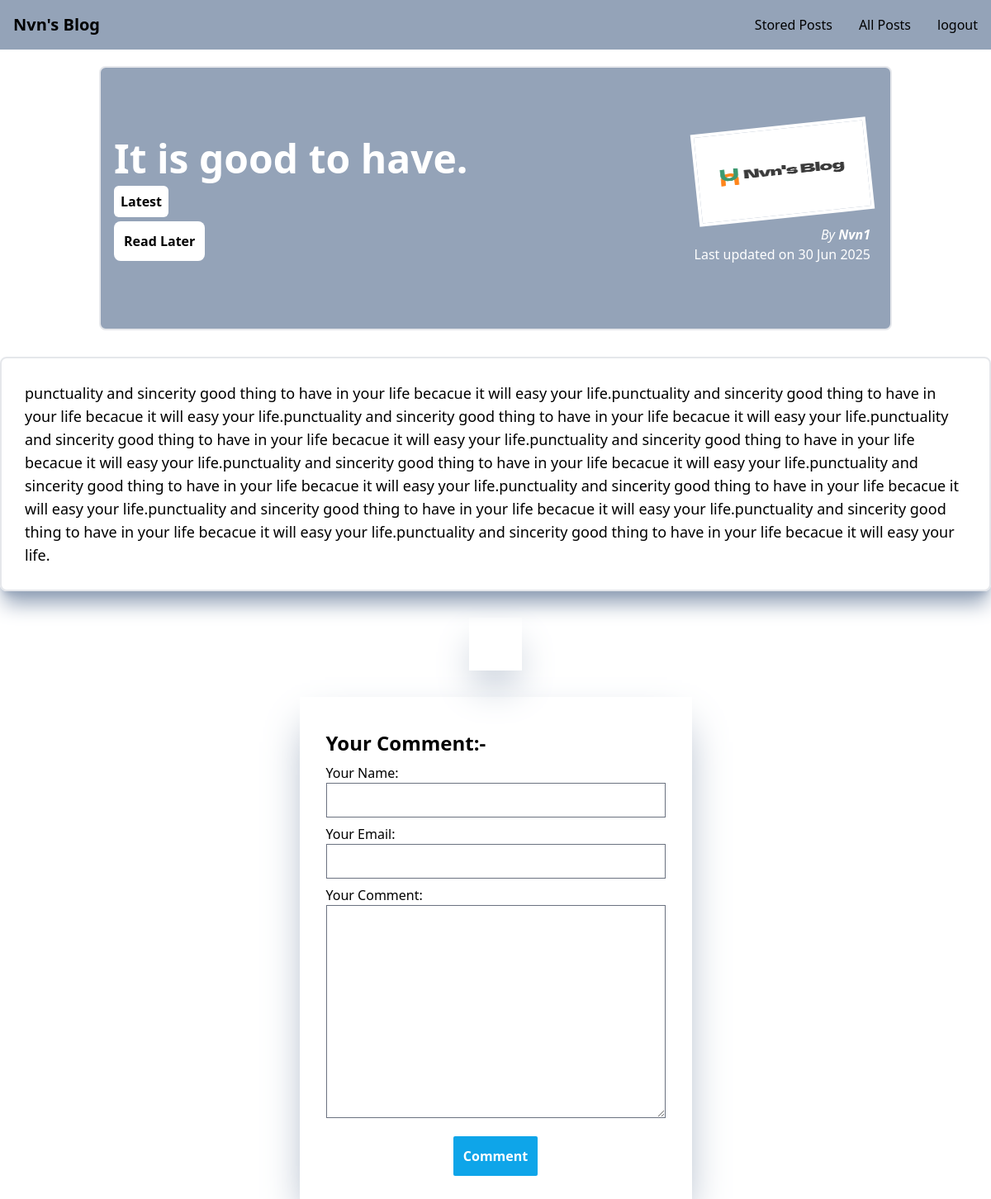
/posts/it-is-good-to-have (signed in), run on the app's committed database.
### blog/models.py (models this page shows, shortened)
class Post(models.Model):
    user = models.ForeignKey(User, on_delete=models.CASCADE, null=True)
    title = models.CharField(max_length=150)
    excerpt = models.CharField(max_length=200)
    image = models.ImageField(upload_to="images", null=True)
    date = models.DateField(auto_now=True)
    slug = models.SlugField(unique=True, db_index=True)
    content = models.TextField(validators=[MinLengthValidator(10)])
    tags = models.ManyToManyField(Tag)

class Tag(models.Model):
    caption = models.CharField(max_length=20)

### blog/views.py (the view, shortened to what this page needs)
# urls.py: path("posts/<slug:slug>", views.detailed_post, name="detailed-post"),
def detailed_post(request, slug):
    post = get_object_or_404(Post, slug=slug)
    stored_list = request.session.get("stored_list")
    if stored_list is not None:
        is_save_for_later = post.id in stored_list
    else:
        is_save_for_later = False
    comment_form = CommentModel()
    return render(request, "blog/detailed_post.html", {
        "post": post,
        "comment_form": comment_form,
        "post_tag": post.tags.all(),
        "comments": post.comments.all().order_by("-id"),
        "is_save_for_later" : is_save_for_later
        })

### blog/forms.py
class CommentModel(forms.ModelForm):
    class Meta:
        model = Comment
        fields = ["user_name", "user_email", "text"]
        labels = {
            "user_name": "Your Name",
            "user_email": "Your Email",
            "text": "Your Comment"
        }

### blog/templates/blog/detailed_post.html (shortened to what this page needs)
{% extends "base.html" %}
{% block content %}
<section class=" w-4/5 max-w-7xl min-h-80 mx-auto my-5 bg-slate-400 border-2 rounded-lg flex justify-between items-center">
    <div>
        <h2 class="p-4 text-5xl font-bold text-white ">{{ post.title }}</h2>
        {% for tag in post_tag %}
          <span class="my-3 ml-4 bg-white p-2 rounded-md font-bold">{{tag.caption}}</span>
        {% endfor %}
        <div>
            <form action="{% url "stored-posts" %}", method="POST">
                <button class="my-3 mx-4 p-3 bg-white font-semibold hover:bg-slate-800 hover:text-white text-black rounded-lg">
                {% if is_save_for_later %}
                    Remove from stored list
                {% else %}
                    Read Later
                {% endif %}
                </button>
            </form>
        </div>
    </div>
    <article class=" p-6 flex flex-col justify-center">
        <img class="w-34 h-28 border-4  border-white -rotate-6" src={{ post.image.url }} alt={{ post.title }}>
        <div class="text-end py-2 text-white">
            <address >By <a class= "font-semibold " href="mailto:{{post.user.email}}">{{ post.user.username|title }}</a></address>
            <div>
                Last updated on <time>{{ post.date|date:"d M Y" }}</time>
            </div>
        </div>
    </article>
</section>
<main class="max-w-fit  mx-auto my-8 p-7  text-lg font-medium shadow-xl rounded-lg border-2 shadow-slate-400">
    {{ post.content|linebreaks }}
</main>
<section>
    <ul class="max-w-fit mx-auto my-8 p-8 min-h-8 shadow-2xl shadow-slate-400">
    </ul>
</section>
<section class="max-w-fit mx-auto my-6 p-8 shadow-2xl text-start shadow-slate-400">
    <h1 class="my-2 font-semibold text-2xl">Your Comment:-</h1>
    <form action = "{% url 'detailed-post' post.slug %}", method="POST">
        {% for field in comment_form %}
        <div class="my-2{% if field.errors %} invalid{%endif%}">
            <div class="block">{{ field.label_tag }}</div>
            <div class=" block [&>*]:w-full">{{ field }}</div>
        </div>
        {% endfor %}
        <div class="flex justify-center items-center">
        <button class="bg-sky-500 hover:bg-sky-700 md:p-3 mt-2 p-1  rounded-sm text-white font-semibold">Comment</button>
        </div>
    </form>
</section>
{% endblock content %}

### data on the page
Post: title "It is good to have.", image (picture), user.username "Nvn1", date "30 Jun 2025", content "punctuality and sincerity good thing to have in your life becacue it will easy your life.punctuality and sincerity good thing to have in your life becacue it will easy your life.punctuality and sincerity good thing to have in your life becacue it will easy your life.punctuality and sincerity good thing to have in your life becacue it will easy your life.punctuality and sincerity good thing to have in your life becacue it will easy your life.punctuality and sincerity good thing to have in your life becacue it will easy your life.punctuality and sincerity good thing to have in your life becacue it will easy your life.punctuality and sincerity good thing to have in your life becacue it will…"
Tag: caption "Latest"

### other printed values
{{ field.label_tag }} "Your Name:" "Your Email:" "Your Comment:"
